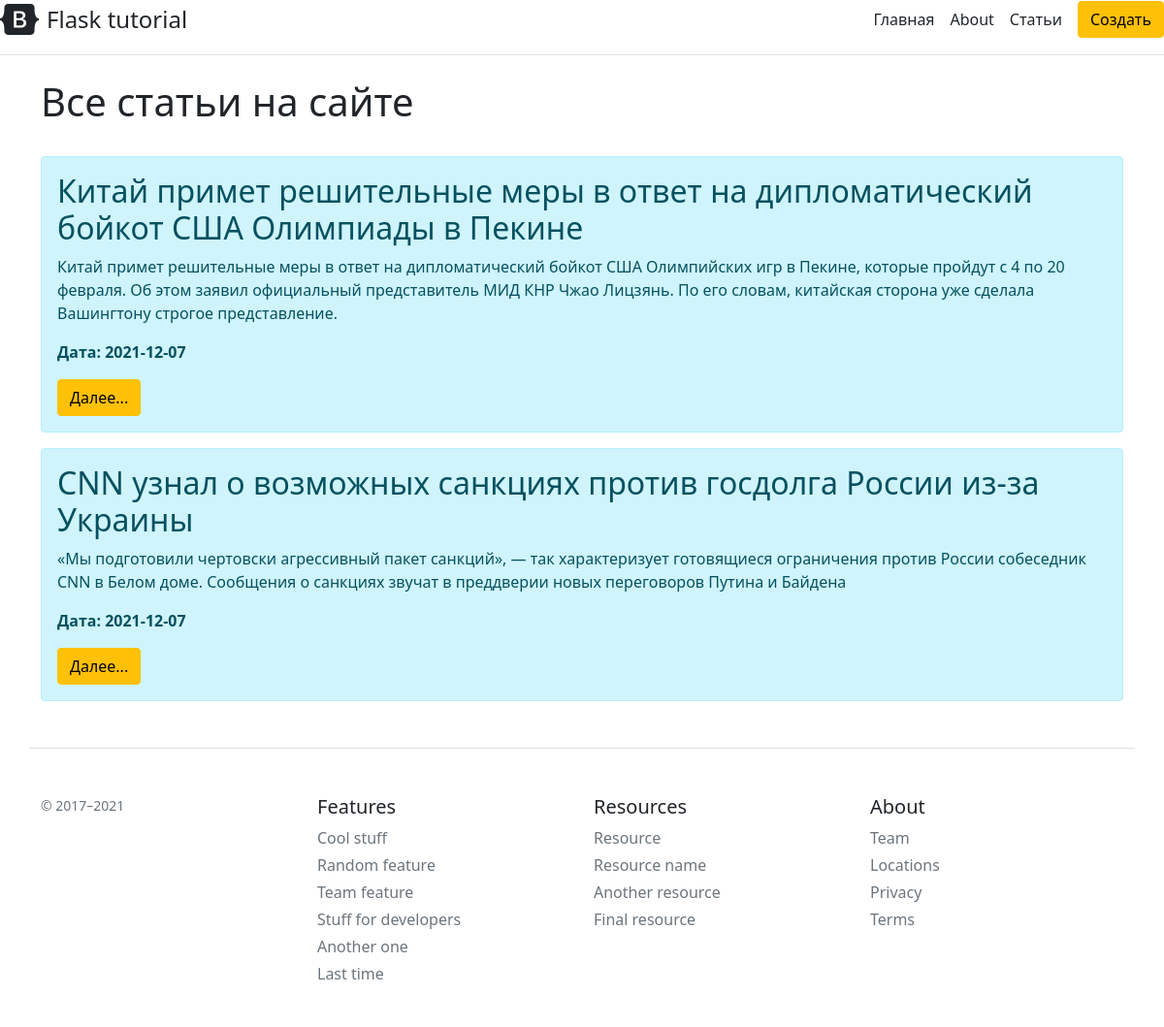
The page /posts on the database its author committed.
### app.py (models this page shows, shortened)
class Article(db.Model):
    id = db.Column(db.Integer, primary_key=True)
    title = db.Column(db.String(100), nullable=False)
    intro = db.Column(db.String(300), nullable=False)
    text = db.Column(db.Text, nullable=False)
    date = db.Column(db.DateTime, default=datetime.utcnow)

### app.py (the view)
@app.route('/posts')
def posts():
    articles = Article.query.order_by(Article.date.desc()).all()
    return render_template("posts.html", articles=articles)

### templates/posts.html (shortened to what this page needs)
{% extends 'base.html' %}
{% block body %}
    <div class="container">
        <h1>Все статьи на сайте</h1><br>
        {% if articles|length > 0 %}
            {% for el in articles %}
                <div class="alert alert-info">
                    <h2>{{ el.title }}</h2>
                    <p>{{ el.intro }}</p>
                    <p><b>Дата: {{ el.date.date() }}</b></p>
                    <a href="/posts/{{ el.id }}" class="btn btn-warning">Далее...</a>
                </div>
            {% endfor %}
        {% else %}
                <p>У нас ещё нет статей</p>
        {% endif %}
    </div>
{% endblock %}

### rows shown on the page
Article: title "Китай примет решительные меры в ответ на дипломатический бойкот США Олимпиады в Пекине", intro "Китай примет решительные меры в ответ на дипломатический бойкот США Олимпийских игр в Пекине, которые пройдут с 4 по 20 февраля. Об этом заявил официальный представитель МИД КНР Чжао Лицзянь. По его словам, китайская сторона уже сделала Вашингтону строгое представление.", date "2021-12-07"
Article: title "CNN узнал о возможных санкциях против госдолга России из-за Украины", intro "«Мы подготовили чертовски агрессивный пакет санкций», — так характеризует готовящиеся ограничения против России собеседник CNN в Белом доме. Сообщения о санкциях звучат в преддверии новых переговоров Путина и Байдена", date "2021-12-07"
